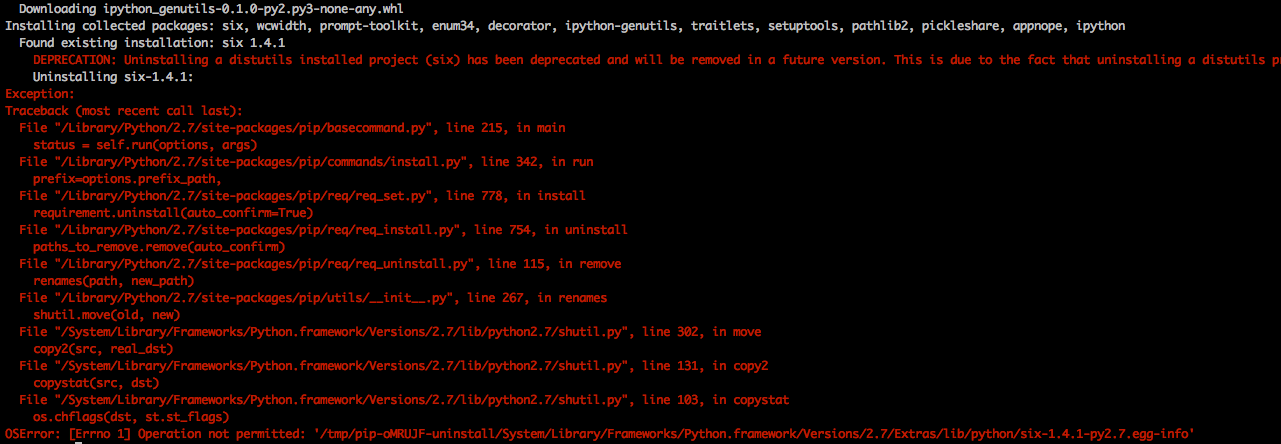
#> input picture titanic/matplotlib/a.png, 1281 x 444 px, found by its file name
$ python test.py
#> lines starting #> are read from the running program, lines starting #| are printed output that depends on the picture
import matplotlib.pyplot as plt
import matplotlib.image as mpimg
import numpy as np
img=mpimg.imread('a.png')
#> img is the input picture: shape (444, 1281, 4) float32; mean R, G, B, A 0.0569, 0.0151, 0.00907, 1
lum_img = img[:,:,0]
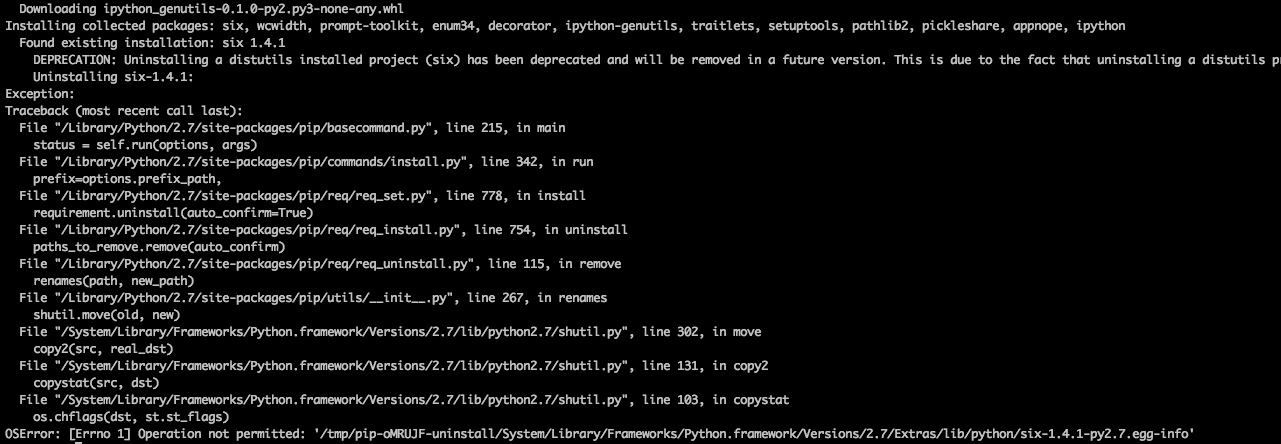
#> lum_img: shape (444, 1281) float32; min 0, max 0.761, mean 0.0569
# plt.imshow(lum_img)
plt.imshow(lum_img, cmap="hot")
plt.show()
